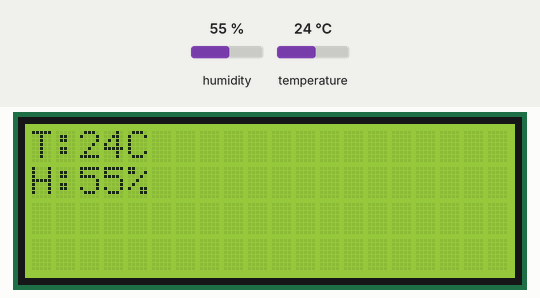
Simulated run of this program. Board: Raspberry Pi (BCM pin numbers). On the bench: 20×4 character LCD. The inputs (shaded band) are chosen by the test bench; at power-on: humidity 55 %, temperature 24 °C.

Above: at 1.2 s.
1.3 s: humidity set to 22 %
At 4.0 s:
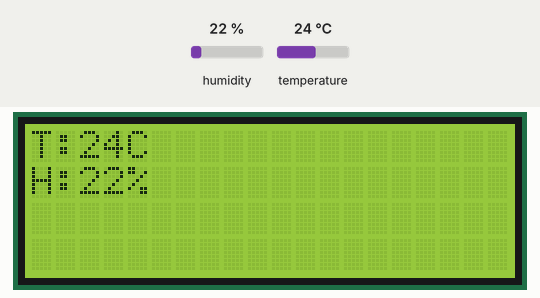
4.4 s: temperature set to 12 °C
At 6.2 s:
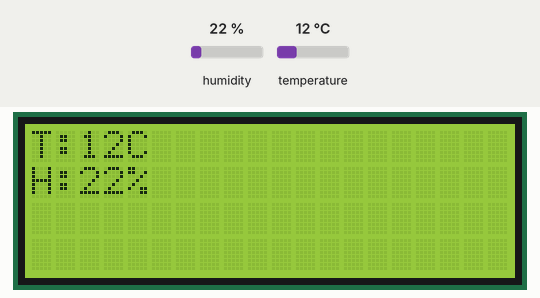
7.5 s: humidity set to 40 %
At 10.7 s:
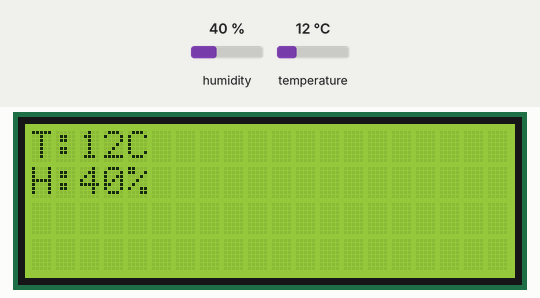
11.1 s: temperature set to 19 °C
At 11.9 s:
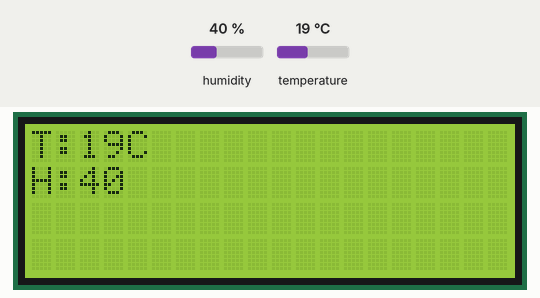
Timing chart, 0 to 14.1 s (numbered marks = the images above; inputs shaded):
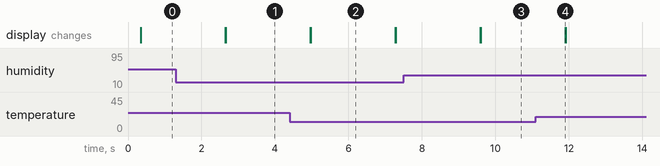

The program:

main.py
```python
from sensor import DHT11Sensor
from display import LCDDisplay
from utils import delay

def main():
    sensor = DHT11Sensor()
    lcd = LCDDisplay()

    while True:
        temp, hum = sensor.read_data()

        if temp is not None and hum is not None:
            lcd.show_message(f"T:{temp}C", f"H:{hum}%")
        else:
            lcd.show_message("Sensor", "sin lectura")

        delay(2)

if __name__ == "__main__":
    main()
```

sensor.py
```python
import adafruit_dht
import board
import time

class DHT11Sensor:
    def __init__(self, pin=board.D17):
        self.sensor = adafruit_dht.DHT11(pin)

    def read_data(self):
        try:
            temperature = self.sensor.temperature
            humidity = self.sensor.humidity
            return temperature, humidity
        except RuntimeError as e:
            print(f"[WARN] Lectura fallida: {e}")
            return None, None
```

display.py
```python
from RPLCD.i2c import CharLCD

class LCDDisplay:
    def __init__(self, address=0x27):
        self.lcd = CharLCD('PCF8574', address)
        self.lcd.clear()

    def show_message(self, line1, line2=""):
        self.lcd.clear()
        self.lcd.write_string(line1.ljust(16))
        if line2:
            self.lcd.crlf()
            self.lcd.write_string(line2.ljust(16))
```

utils.py
```python
import time

def delay(seconds):
    try:
        time.sleep(seconds)
    except KeyboardInterrupt:
        print("Interrupción del usuario.")
```

Measured:
- after the input at 1.3 s, the display: first changes after 1.3 s (image 1 shows a later state)
- after the input at 4.4 s, the display: first changes after 0.56 s (image 2 shows a later state)
- after the input at 7.5 s, the display: first changes after 2.1 s (image 3 shows a later state)
- after the input at 11.1 s, the display: changes after 0.80 s (image 4)
